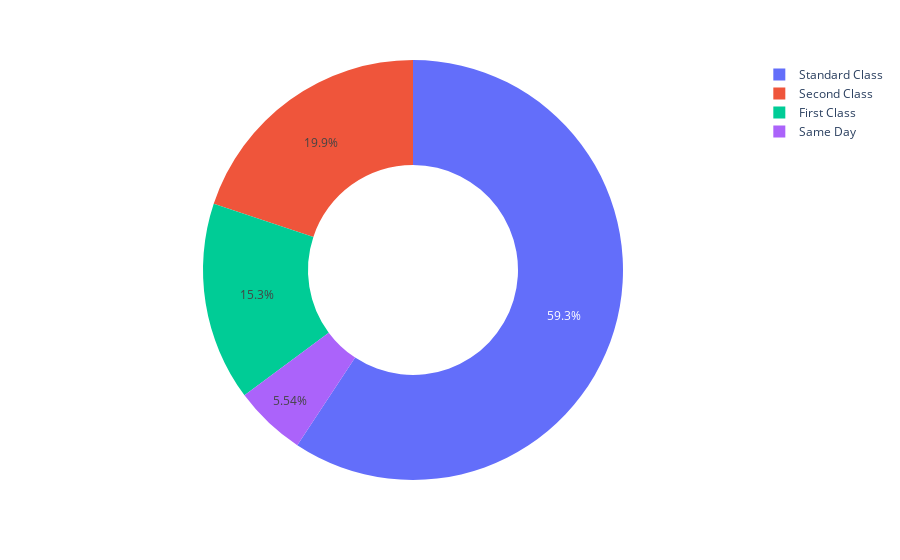

Here is the notebook cell this chart was saved with:
### Code cell
fig = px.pie(Top_shipping, labels='Ship Mode', values='Sales', hole=.5, names = 'Ship Mode')
# fig.update_layout(height = 800)
fig.show()

### Figure 1 — Plotly figure (JSON) as saved in the notebook; plotly's stock layout.template omitted (floating-point values rounded to 4 significant figures)
{"data": [{"domain": {"x": [0, 1], "y": [0, 1]}, "hole": 0.5, "hovertemplate": "Ship Mode=%{label}<br>Sales=%{value}<extra></extra>", "labels": ["Standard Class", "Second Class", "First Class", "Same Day"], "legendgroup": "", "name": "", "showlegend": true, "type": "pie", "values": [1341000.0, 449900.0, 345600.0, 125200.0]}], "layout": {"legend": {"tracegroupgap": 0}, "margin": {"t": 60}}}
